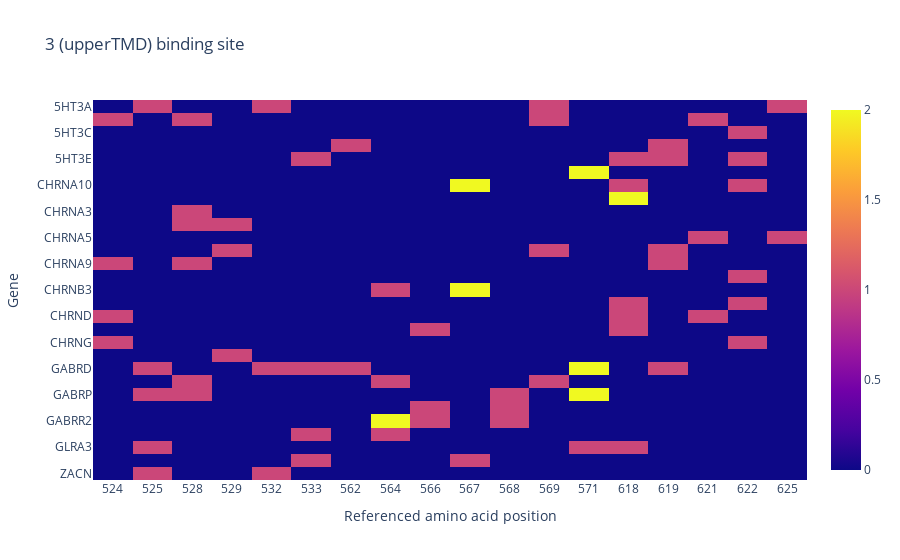

The cell this chart's notebook holds for it:
### Code cell
fig = go.Figure(data=go.Heatmap(
    z = data,
    x=[str(int(aa)) for aa in aacids],
    y=genes,
    hoverongaps=False
))
fig.update_layout(
    title=f"{bs_interest[0]} binding site",
    xaxis_title = "Referenced amino acid position",
    yaxis_title = "Gene"
)
fig.show()

### Figure 1 — Plotly figure (JSON) as saved in the notebook; plotly's stock layout.template omitted (floating-point values rounded to 4 significant figures; data arrays with more than 128 entries replaced by an {"elided": "..."} marker saying what was removed)
{"data": [{"hoverongaps": false, "type": "heatmap", "x": ["524", "525", "528", "529", "532", "533", "562", "564", "566", "567", "568", "569", "571", "618", "619", "621", "622", "625"], "y": ["ZACN", "ZACN", "GLRB", "GLRB", "GLRA3", "GLRA3", "GLRA3", "GABRR3", "GABRR3", "GABRR2", "GABRR2", "GABRR2", "GABRR2", "GABRR1", "GABRR1", "GABRP", "GABRP", "GABRP", "GABRP", "GABRP", "GABRG1", "GABRG1", "GABRG1", "GABRD", "GABRD", "GABRD", "GABRD", "GABRD", "GABRD", "GABRD", "GABRA6", "CHRNG", "CHRNG", "CHRNE", "CHRNE", "CHRND", "CHRND", "CHRND", "CHRNB4", "CHRNB4", "CHRNB3", "CHRNB3", "CHRNB3", "CHRNB1", "CHRNA9", "CHRNA9", "CHRNA9", "CHRNA6", "CHRNA6", "CHRNA6", "CHRNA5", "CHRNA5", "CHRNA4", "CHRNA4", "CHRNA3", "CHRNA2", "CHRNA2", "CHRNA10", "CHRNA10", "CHRNA10", "CHRNA10", "CHRNA1", "CHRNA1", "5HT3E", "5HT3E", "5HT3E", "5HT3E", "5HT3D", "5HT3D", "5HT3C", "5HT3B", "5HT3B", "5HT3B", "5HT3B", "5HT3A", "5HT3A", "5HT3A", "5HT3A"], "z": {"elided": "78x18 int values"}}], "layout": {"title": {"text": "3 (upperTMD) binding site"}, "xaxis": {"title": {"text": "Referenced amino acid position"}}, "yaxis": {"title": {"text": "Gene"}}}}
